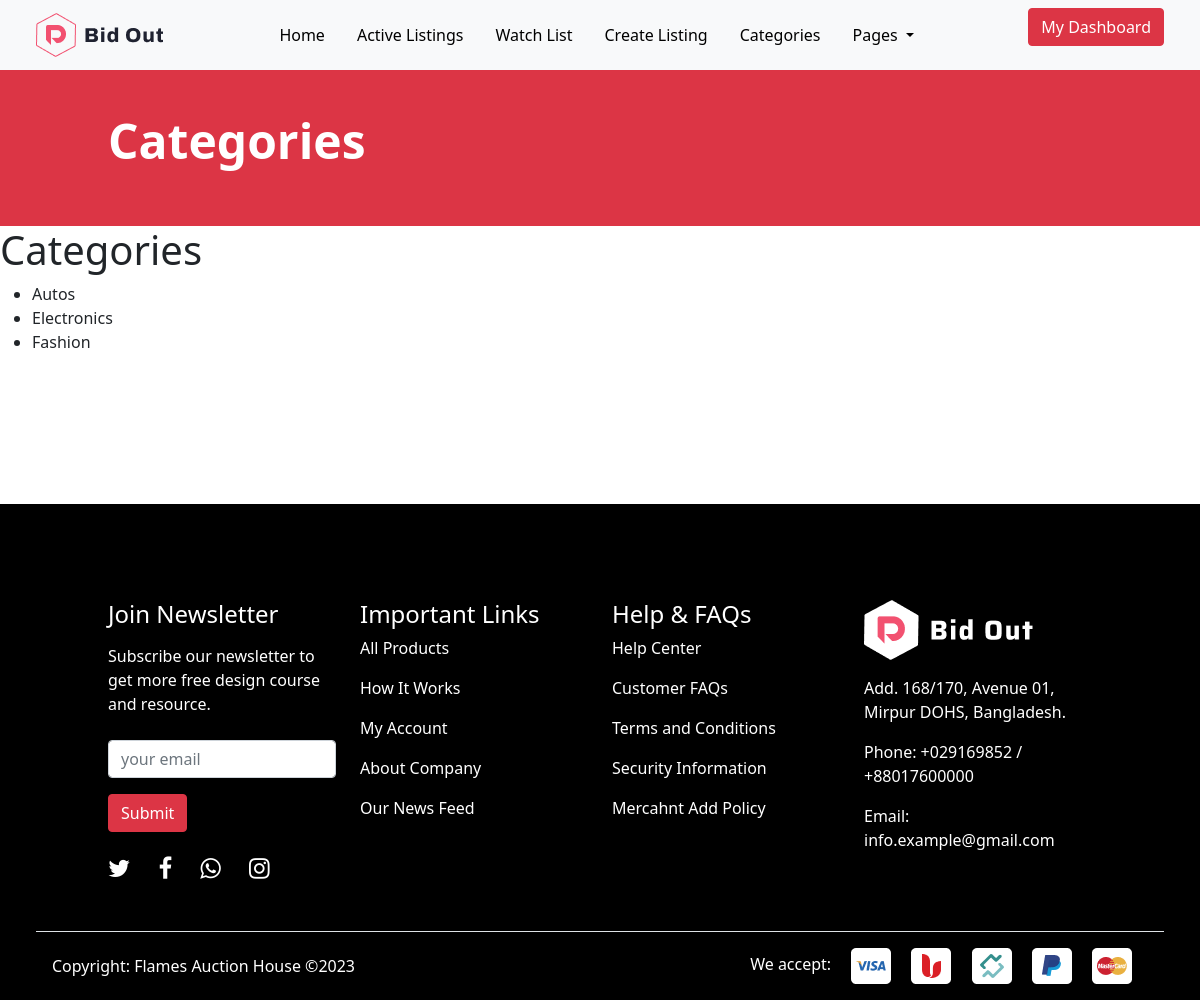
/categories/ (signed in), run on the app's committed database.
### auctions/models.py (models this page shows, shortened)
class Category(models.Model):
    name = models.CharField(max_length=255, unique=True)
    slug = AutoSlugField(populate_from='name', unique=True)
    class Meta:
        verbose_name = "Category"
        verbose_name_plural = "Categories"
        ordering = ["name"]

### auctions/views.py (the view)
# urls.py: path('categories/', category_list, name='categories'),
@login_required(login_url="login")
def category_list(request):
    categories = Category.objects.all()
    return render(request, "auctions/categories.html", {"categories": categories})

### auctions/templates/auctions/categories.html
{% extends 'main.html' %}
{% block content %}
    <div class="container-fluid bg-danger py-5 text-white">
        <div class="row pt-5">
            <div class="col-12 col-lg-10">
                <h1 class="display-5 fw-bold ms-0 ps-0 ms-md-5 ps-md-5 pt-3">Categories</h1>
            </div>
        </div>
    </div>
  <h1>Categories</h1>
  <ul>
    {% for category in categories %}
      <li><a href="{% url 'category_auctions' category.slug %}">{{ category.name }}</a></li>
    {% empty %}
      <li>No categories.</li>
    {% endfor %}
  </ul>
{% endblock %}

### static/styles/style.css (style rules this page uses)
* { box-sizing: border-box; }
a { color: unset; text-decoration: none; }

### data on the page
Category: name "Autos"
Category: name "Electronics"
Category: name "Fashion"
